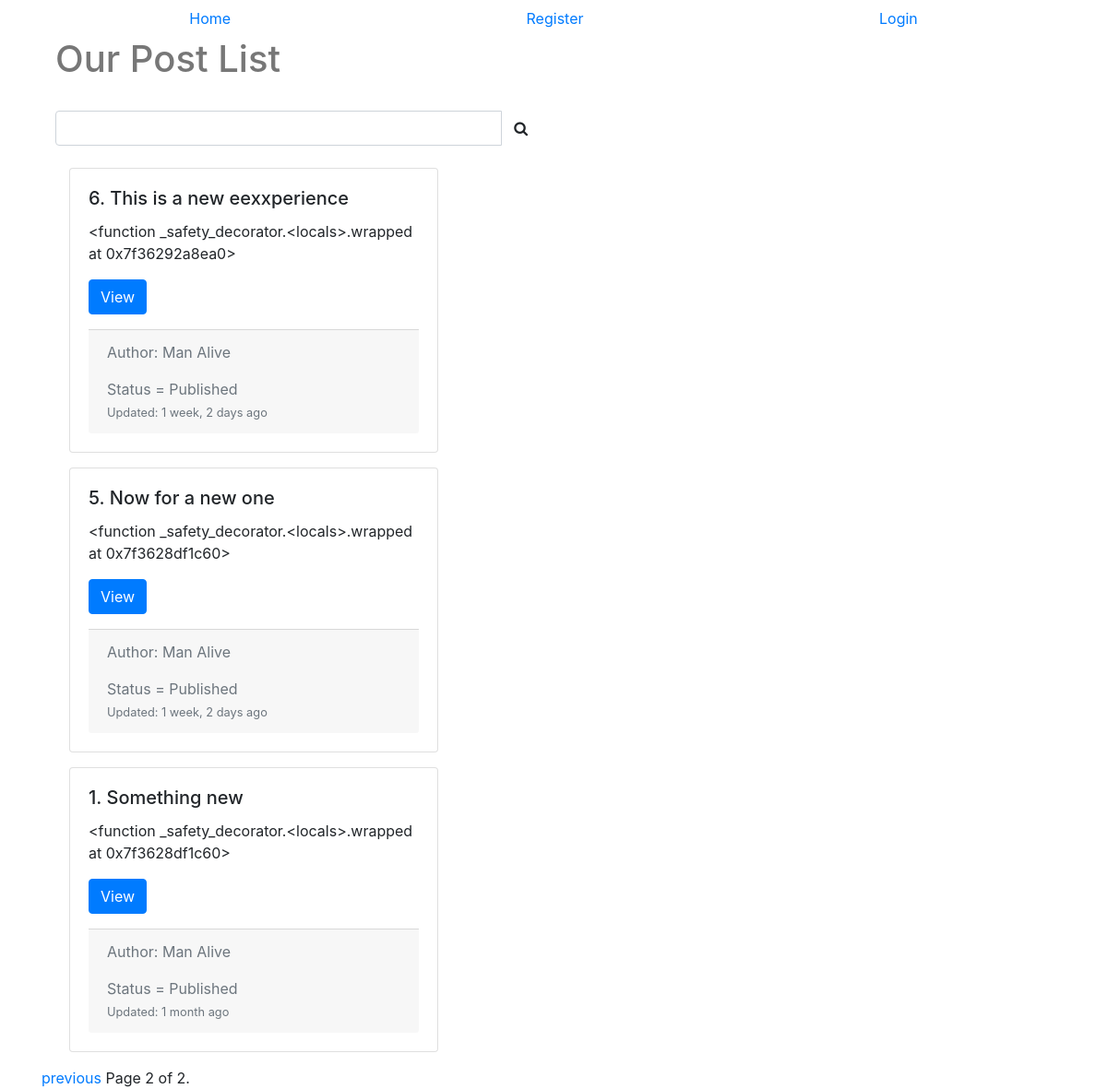
/?lpage=2, run on the app's committed database.
### work_posts/models.py (models this page shows, shortened)
class Post(models.Model):
    user = models.ForeignKey(settings.AUTH_USER_MODEL, default=1)
    title = models.CharField(max_length=150)
    slug = models.SlugField(unique=True)
    image = models.ImageField(upload_to=upload_location,
                              null=True,
                              blank=True,
                              height_field='height_field',
                              width_field='width_field')
    height_field = models.IntegerField(default=0)
    width_field = models.IntegerField(default=0)
    content = models.TextField()
    draft = models.BooleanField(default=False)
    publish = models.DateField(auto_now=False, auto_now_add=False, blank=True, null=True)
    read_time = models.IntegerField(default=0)
    create_date = models.DateTimeField(auto_now=True, auto_now_add=False)
    update_date = models.DateTimeField(auto_now=False, auto_now_add=True)
    objects = PostManager() # this instanciated the class
    def get_absolute_url(self):
        return reverse('detail', kwargs={'slug': self.slug})
    class Meta:
        ordering = ["-create_date"] # will govern the sort order
    def get_markdown(self):
        content = self.content
        marked_down = markdown(content)
        return mark_safe(marked_down) # now it is marked safe and the html will be rendered

### work_posts/views.py (the view, shortened to what this page needs)
# urls.py: url(r'^$', views.post_list, name='list'),
def post_list(request):
    print(f'Post|List| user = {request.user.username}')
    if not request.user.is_superuser or not request.user.is_staff:
        queryset_list = Post.objects.active() #this will now get the model manager version of the override on all, called active
    else:
        queryset_list = Post.objects.all()
    query = request.GET.get('q') # the value that is after q=
    paginator = Paginator(queryset_list, 3)
    page_request_var = 'lpage'
    page = request.GET.get(page_request_var)
    try:
        queryset = paginator.page(page)
    except PageNotAnInteger:
        queryset = paginator.page(1)
    except EmptyPage:
        queryset = paginator.page(paginator.num_pages)
    context = {
        'title': 'The list of stuff for all',
        'object_list': queryset,
        'page_request_var': page_request_var
    }
    return render(request, 'post_list.html', context)

### work_posts/models.py (called while the page is built)
    def active(self, *args, **kwargs):
        return super(PostManager, self).filter(draft=False).filter(publish__lte=timezone.now())

### templates/post_list.html (shortened to what this page needs)
{% extends "base.html" %}
{% block content %}
<div class="col-sm-6 col-sm-offset-3">
<h1>Our Post List</h1>
<br/>
<form method="GET" action="">
    <div class="input-group">
        <input class="form-control" type="text" name="q" placeholder="Search posts" value="{{ request.GET.q}} ">
        <span class="input-group-btn">
            <button class="btn btn-default" type="submit"><i class="fa fa-search"></i> </button>
        </span>
    </div>
</form><br/>
<div class="card-deck">
    <div class="col-sm-12">
{% for obj in object_list %}
        <div class="card" style="max-width: 400px;">
        <div class="card-body">
            <h5 class="card-title">{{ obj.id }}. {{ obj.title }}</h5>
        <p class="card-text">{{ obj.get_markdown }}</p>
        <p> <a href='{{ obj.get_absolute_url }}' class = 'btn btn-primary' role='button'>View</a>   </p>
         <div class="card-footer text-muted">
            {% if obj.user.get_full_name %}
                <p>Author: {{ obj.user.get_full_name }}</p>
            {% else %}
                <p>{{ obj.user.name }}</p>
            {% endif %}
             Status =
            {% if obj.draft %}
            <span style="color:red;">Draft</span>
            {% else %}
            Published
            {% endif %}<br/>
             <small>    Updated: {{ obj.update_date|timesince }} ago</small>
        </div>
        </div></div>
        <div class="mt-3" /></div>
{% endfor %}
</div>
    <div class="pagination">
    <span class="step-links">
        {% if object_list.has_previous %}
            <a href="?{{ page_request_var }}={{ contacts.previous_page_number }}{% if request.Get.g %}&q={{ request.GET.q }}{% endif %}">previous</a>
        {% endif %}
        <span class="current">
            Page {{ object_list.number }} of {{ object_list.paginator.num_pages }}.
        </span>
    </span>
    </div>
{% endblock content%}

### static/css/base.css (style rules this page uses)
h1 { color: #777777; }

### data on the page
Post: id "6", title "This is a new eexxperience", get_markdown "<function _safety_decorator.<locals>.wrapped at 0x7f36292a8ea0>", user.get_full_name "Man Alive", draft "Published", update_date "1 week, 2 days"
Post: id "5", title "Now for a new one", get_markdown "<function _safety_decorator.<locals>.wrapped at 0x7f3628df1c60>", user.get_full_name "Man Alive", draft "Published", update_date "1 week, 2 days"
Post: id "1", title "Something new", get_markdown "<function _safety_decorator.<locals>.wrapped at 0x7f3628df1c60>", user.get_full_name "Man Alive", draft "Published", update_date "1 month"

### other printed values
{{ object_list.number }} "2"
{{ object_list.paginator.num_pages }} "2"
